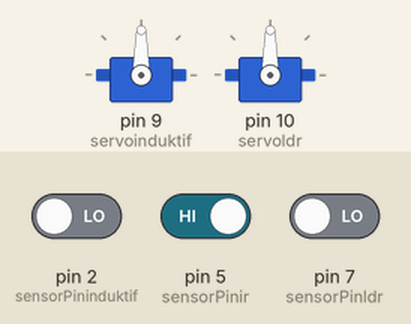
Bench run of a program on a simulated Arduino Uno, built with avr-gcc and run on an emulated ATmega328P. On the bench: 2 × servo. The inputs (shaded band) are chosen by the test bench; at power-on: pin 5 (sensorPinir) HIGH, pin 2 (sensorPininduktif) LOW, pin 7 (sensorPinldr) LOW.

Above: at 2.8 s.
2.9 s: pin 5 (sensorPinir) driven LOW
At 6.4 s:
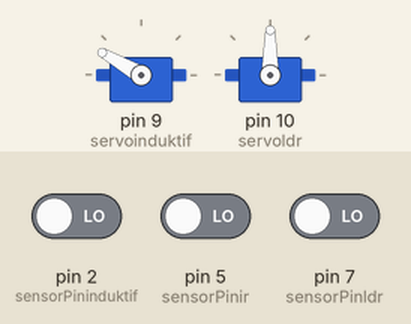
At 14.9 s:
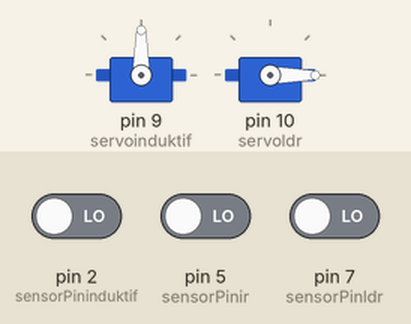
Timing chart, 0 to 29.5 s (numbered marks = the images above; inputs shaded):
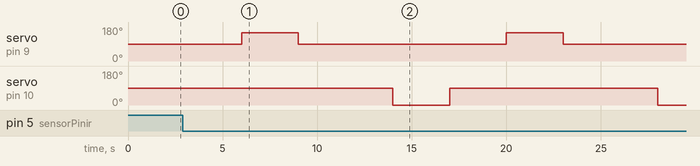

Measured:
- after the input at 2.9 s, servo on pin 9 (servoinduktif): alternates 150° for 3.0 s and 90° for 11.0 s, starting after 3.1 s; servo on pin 10 (servoldr): 90° → 0° after 11.1 s, → 90° 3.0 s later, → 0° 11.0 s later

The program:

main.cpp
```cpp
#include <Arduino.h>
#include <Servo.h>

Servo servo_induktif;
Servo servo_ldr;

#define servoinduktif 9
#define servoldr 10
#define sensorPininduktif 2
#define sensorPinir 5
#define sensorPinldr 7

void setup() {
  servo_induktif.attach(servoinduktif);
  servo_ldr.attach(servoldr);
  servo_induktif.write(90);
  servo_ldr.write(90);
  pinMode(sensorPininduktif, INPUT);
  pinMode(sensorPinir, INPUT);
  pinMode(sensorPinldr, INPUT);
}

void loop() {
  // Baca sensor IRz
  int nilaiSensorIR = digitalRead(sensorPinir);

  if (nilaiSensorIR == LOW) {
    // Jika ada objek yang terdeteksi oleh sensor IR
    delay(3000); // Delay 3 detik

    // Baca sensor induktif
    if (digitalRead(sensorPininduktif) == HIGH) {
      // Jika ada barang logam terdeteksi oleh sensor induktif
      servo_induktif.write(0);
      delay(3000); // Delay 3 detik
      servo_induktif.write(90);
      return; // Program selesai
    } else {
      // Jika tidak ada barang logam terdeteksi oleh sensor induktif
      servo_induktif.write(150);
      delay(3000); // Delay 3 detik
      servo_induktif.write(90);
      delay(5000); // Delay 5 detik
    }

    // Baca sensor LDR
    if (digitalRead(sensorPinldr) == HIGH) {
      // Jika ada cahaya terdeteksi oleh sensor LDR
      servo_ldr.write(180);
      delay(3000); // Delay 3 detik
      servo_ldr.write(90);
      return; // Program selesai
    } else {
      // Jika tidak ada cahaya terdeteksi oleh sensor LDR
      servo_ldr.write(0);
      delay(3000); // Delay 3 detik
      servo_ldr.write(90);
      return; // Program selesai
    }
  }

  // Jika tidak ada objek yang terdeteksi oleh sensor IR
  servo_induktif.write(90);
  servo_ldr.write(90);

  delay(1000);
}
```
